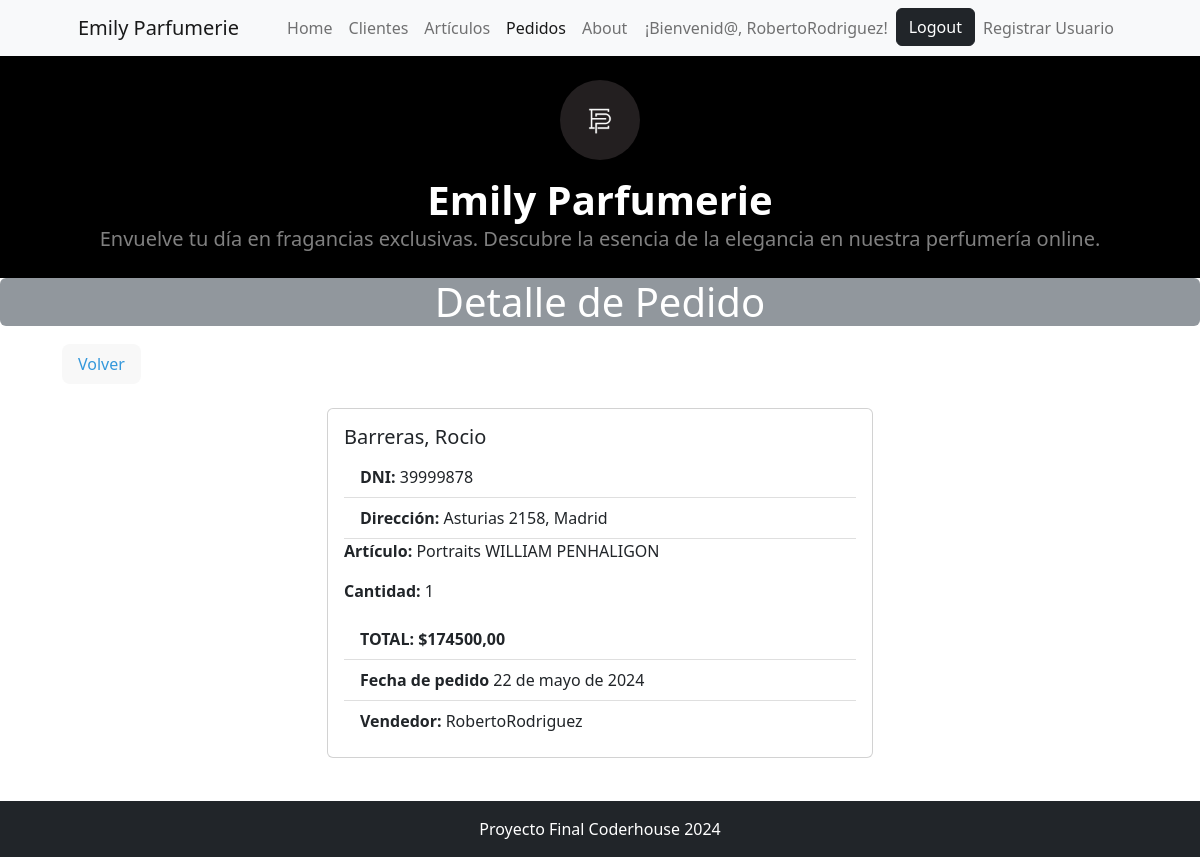
Page /cliente/pedido/detail/9 (signed in) on the committed database.
### cliente/models.py (models this page shows, shortened)
class Pedido(models.Model):
    vendedor = models.ForeignKey(Vendedor,on_delete=models.DO_NOTHING, verbose_name="Vendedor")
    cliente = models.ForeignKey(Cliente,on_delete=models.SET_NULL, null=True, blank=True,verbose_name='Cliente')
    articulo = models.ForeignKey(Articulo,on_delete=models.DO_NOTHING,verbose_name='Artículo')
    cantidad = models.PositiveIntegerField(verbose_name='Cantidad', default=0)
    total_venta = models.DecimalField(max_digits=20, decimal_places=2, verbose_name='Total venta', editable=False)
    fecha_creacion = models.DateField(null=True, blank=True, default=timezone.now, editable=False, verbose_name="Fecha de creación")
    class Meta:
        ordering = ("-fecha_creacion",)

class Cliente(models.Model):
    nombre = models.CharField(max_length=200, verbose_name='Nombre')
    apellido = models.CharField(max_length=200, verbose_name='Apellido')
    dni = models.CharField(max_length=8,verbose_name='DNI', unique=True)
    fecha_nacimiento = models.DateField(null=True, blank=True, verbose_name="Fecha de Nacimiento")
    direccion =  models.CharField(max_length=200, verbose_name='Dirección')
    ciudad =  models.CharField(max_length=200, verbose_name='Ciudad', default='',null=False)
    avatar = models.ImageField(upload_to="avatares", null=True, blank=True)
    def __str__(self):
        return f"{self.apellido}, {self.nombre}"
    class Meta:
        verbose_name_plural = "Clientes"
        verbose_name = 'Cliente'

### articulo/models.py (models this page shows)
class Articulo(models.Model):
    nombre = models.CharField(max_length=200, verbose_name='Nombre')
    descripcion = models.CharField(max_length=200, verbose_name='Descripción')
    precio =  models.DecimalField(max_digits=20, decimal_places=2, verbose_name='Precio')
    stock = models.PositiveIntegerField(verbose_name='Stock', default=0)
    fecha_actualizacion = models.DateField(null=True, blank=True, default=timezone.now, editable=False, verbose_name="Fecha de actualización")
    imagen = models.ImageField(upload_to="articulos", null=True, blank=True)
    def __str__(self):
        return self.nombre
    class Meta:
        verbose_name_plural = "Artículos"
        verbose_name = 'Artículo'

### vendedor/models.py (models this page shows)
class Vendedor(models.Model):
    nombre = models.OneToOneField(User, on_delete=models.CASCADE, related_name="vendedor")
    telefono = models.CharField(max_length=20, verbose_name='Teléfono')
    ciudad =  models.CharField(max_length=200, verbose_name='Ciudad')
    fecha_alta = models.DateField(null=True, blank=True, default=timezone.now, editable=False, verbose_name="Fecha de Alta")
    avatar = models.ImageField(upload_to="avatares", null= True, blank=True)
    def __str__(self):
        return self.nombre.username
    class Meta:
        verbose_name_plural = "Vendedores"
        verbose_name = 'Vendedor'

### cliente/views.py (the view)
# urls.py: path("pedido/detail/<int:pk>", views.PedidoDetail.as_view(), name="pedido_detail"),
@method_decorator(login_required, name='dispatch')
class PedidoDetail(DetailView):
    model = models.Pedido

### cliente/templates/cliente/pedido_detail.html
{% extends 'core/base.html' %}
{% block titulo %}
    Detalle de Pedido
{% endblock titulo %}
{% block contenido %}
<div class="container">
    <div style="margin-left: 20px; margin-top: 10px; display: inline-block; background-color: #f8f8f8; color: #3498db; padding: 8px 16px; border-radius: 8px;">
        <a href="{% url 'cliente:pedido_list' %}" style="color: #3498db; text-decoration: none;">Volver</a>
    </div>
    <div class="row justify-content-center mt-4">
        <div class="col-md-6">
            <div class="card">
                <div class="card-body">
                    <h5 class="card-title">{{ object.cliente }}</h5>
                    <ul class="list-group list-group-flush">
                        <li class="list-group-item"><strong>DNI:</strong> {{ object.cliente.dni }}</li>
                        <li class="list-group-item"><strong>Dirección:</strong> {{ object.cliente.direccion }}, {{ object.cliente.ciudad }}</li>
                        <p class="card-text">
                            <strong>Artículo:</strong> {{ object.articulo }}
                        </p>
                        <p class="card-text">
                            <strong>Cantidad:</strong>  {{ object.cantidad }}
                        </p>
                        <li class="list-group-item"><strong>TOTAL: ${{ object.total_venta }}</strong></li>
                        <li class="list-group-item"><strong>Fecha de pedido</strong> {{ object.fecha_creacion }}</li>
                        <li class="list-group-item"><strong>Vendedor: </strong> {{ object.vendedor }}</li>
                    </ul>
                </div>
            </div>
        </div>
    </div>
</div>
{% endblock contenido %}

### core/templates/core/components/navbar.html (shortened to what this page needs)
<nav class="navbar navbar-expand-lg navbar-light bg-light">
    <div class="container px-4 px-lg-5">
        <a class="navbar-brand" href="{% url 'core:home' %}">Emily Parfumerie</a>
        <div class="collapse navbar-collapse" id="navbarSupportedContent">
            <ul class="navbar-nav me-auto mb-2 mb-lg-0 ms-lg-4">
                <li class="nav-item"><a class="nav-link {% if request.path == "/" %}active{% endif %}" aria-current="page" href="{% url 'core:home' %}">Home</a></li>
            {% if user.is_authenticated %}
                <li class="nav-item"><a class="nav-link {% if "/cliente/cliente" in request.path %}active{% endif %}" href="{% url 'cliente:home' %}">Clientes</a></li>
                <li class="nav-item"><a class="nav-link {% if "/articulo/" in request.path %}active{% endif %}" href="{% url 'articulo:home' %}">Artículos</a></li>
                <li class="nav-item"><a class="nav-link {% if "cliente/pedido" in request.path %}active{% endif %}" href="{% url 'cliente:pedidos' %}">Pedidos</a></li>
            {% else %}
                <li class="nav-item"><a class="nav-link {% if "/articulo/" in request.path %}active{% endif %}" href="{% url 'articulo:articulo_list' %}">Artículos</a></li>
            {% endif %}
                <li class="nav-item"><a class="nav-link {% if "/about/" in request.path %}active{% endif %}" href="{% url 'core:about' %}">About</a></li>
            </ul>
            <ul class="navbar-nav ml-auto">
                {% if user.is_authenticated %}
                    <li class="nav-item">
                        <a class="nav-link">¡Bienvenid@, {{ user.username }}!</a>
                    </li>
                    <li class="nav-item ">
                        <form action="{% url 'core:logout' %}" method="post">
                            <button type="submit" class="btn btn-dark ">Logout</button>
                        </form>
                    </li>
                    <li class="nav-item"><a class="nav-link {% if "/register" in request.path %}active{% endif %}" href="{% url 'core:register' %}">Registrar Usuario</a></li>
                {% else %}
                    <li class="nav-item"><a class="nav-link {% if "/login" in request.path %}active{% endif %}" href="{% url 'core:login' %}">Login</a></li>
                {% endif %}
            </ul>
        </div>
    </div>
</nav>

### rows in the picture
Pedido: cliente "Barreras, Rocio", cliente.dni "39999878", cliente.direccion "Asturias 2158", cliente.ciudad "Madrid", articulo "Portraits WILLIAM PENHALIGON", cantidad "1", total_venta "174500,00", fecha_creacion "22 de mayo de 2024", vendedor "RobertoRodriguez"

### other values in the picture
{{ user.username }} "RobertoRodriguez"
